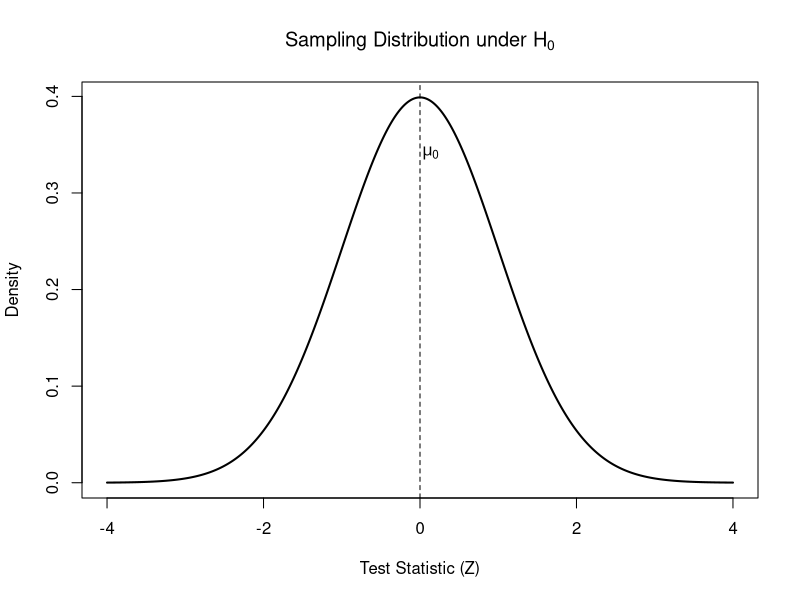
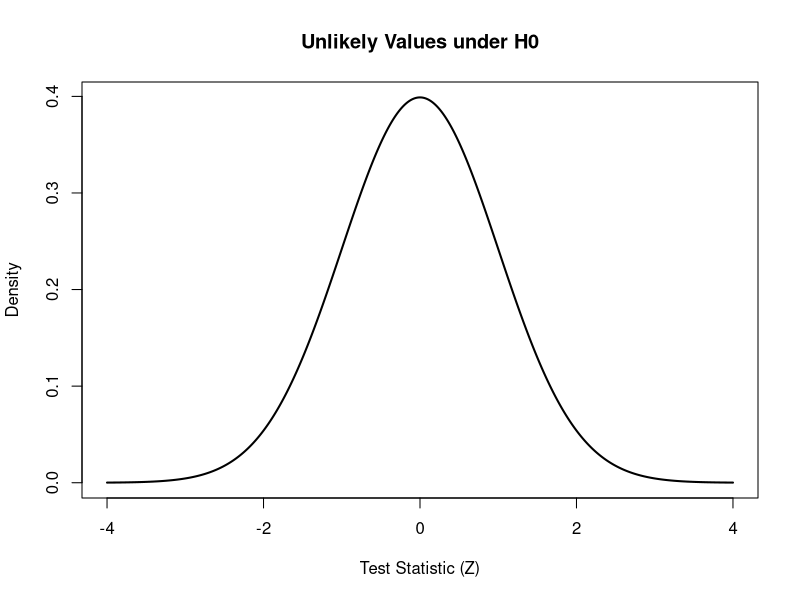

R code for these plots, in order: (Note: this script raises an error after producing the figures.)
# Parameters
x <- seq(-4, 4, length = 1000)
y <- dnorm(x)

# Plot

pdf("sampling-dist-under-null.pdf", width = 6.5, height = 3.5)
plot(x, y, type = "l", lwd = 2,
     main = expression("Sampling Distribution under " * H[0]),
     xlab = "Test Statistic (Z)", ylab = "Density")

abline(v = 0, lty = 2)
text(-0.1, max(y)*0.85, expression(mu[0]), pos = 4)
dev.off()


# ----

# Define an arbitrary "unlikely" cutoff (before formal alpha)
cutoff <- 2

pdf("unlikely-region-under-null.pdf")
plot(x, y, type = "l", lwd = 2,
     main = "Unlikely Values under H0",
     xlab = "Test Statistic (Z)", ylab = "Density")

# Shade right tail
xx1 <- seq(-4, -z_crit, length = 500)
yy1 <- dnorm(xx1)
polygon(c(xx1, rev(xx1)), c(rep(0, length(xx1)), rev(yy1)),
        density = 20, angle = 135)

# Right tail
xx2 <- seq(z_crit, 4, length = 500)
yy2 <- dnorm(xx2)
polygon(c(xx2, rev(xx2)), c(rep(0, length(xx2)), rev(yy2)),
        density = 20, angle = 45)

abline(v = cutoff, lty = 2)
text(cutoff, dnorm(cutoff), "Unlikely", pos = 4)

abline(v = -cutoff, lty = 2)
text(-cutoff, dnorm(-cutoff), "Unlikely", pos = 2)

text(0, max(y)*0.75, expression(H[0]~"True"))
dev.off()


# ---- alpha
pdf("two-tail-rejection-region.pdf")
alpha <- 0.05
z_crit <- qnorm(1 - alpha/2)

plot(x, y, type = "l", lwd = 2,
     main = "Rejection Regions (Two-tailed Test)",
     xlab = "Test Statistic (Z)", ylab = "Density")

# Left tail
xx1 <- seq(-4, -z_crit, length = 500)
yy1 <- dnorm(xx1)
polygon(c(xx1, rev(xx1)), c(rep(0, length(xx1)), rev(yy1)),
        density = 20, angle = 135)

# Right tail
xx2 <- seq(z_crit, 4, length = 500)
yy2 <- dnorm(xx2)
polygon(c(xx2, rev(xx2)), c(rep(0, length(xx2)), rev(yy2)),
        density = 20, angle = 45)

# Critical lines
abline(v = c(-z_crit, z_crit), lty = 2)

# Labels
# text(-z_crit, dnorm(-z_crit), expression(-z[alpha/2]), pos = 4)
# text(z_crit, dnorm(z_crit), expression(z[alpha/2]), pos = 2)
text(-z_crit, 0, expression(-z[alpha/2]), pos = 4)
text(z_crit, 0, expression(z[alpha/2]), pos = 2)

text(-2.8, 0.05, expression(alpha/2))
text(2.8, 0.05, expression(alpha/2))
text(0, 0.3, expression(1 - alpha))
dev.off()


# ---- right tail rejection region

alpha <- 0.05
z_crit <- qnorm(1 - alpha)

pdf("right-tailed-rejection-region.pdf")
plot(x, y, type = "l", lwd = 2,
     main = "Rejection Region (Right-tailed Test)",
     xlab = "Test Statistic (Z)", ylab = "Density")

# Shade rejection region
xx <- seq(z_crit, 4, length = 500)
yy <- dnorm(xx)
polygon(c(xx, rev(xx)), c(rep(0, length(xx)), rev(yy)),
        density = 20, angle = 45)

abline(v = z_crit, lty = 2)

# Labels
# text(z_crit, dnorm(z_crit), expression(z[alpha]), pos = 4)
text(z_crit, 0, expression(z[alpha]), pos = 2)
text(2.8, 0.05, expression(alpha))
text(0, 0.3, expression(1 - alpha))
dev.off()

# left tail rejection region
alpha <- 0.05
z_crit <- qnorm(alpha)

pdf("left-tailed-rejection-region.pdf")
plot(x, y, type = "l", lwd = 2,
     main = "Rejection Region (Right-tailed Test)",
     xlab = "Test Statistic (Z)", ylab = "Density")

# Shade rejection region
xx <- seq(z_crit, -4, length = 500)
yy <- dnorm(xx)
polygon(c(xx, rev(xx)), c(rep(0, length(xx)), rev(yy)),
        density = 20, angle = 45)

abline(v = z_crit, lty = 2)

# Labels
# text(z_crit, dnorm(z_crit), expression(z[alpha]), pos = 4)
text(z_crit, 0, expression(z[alpha]), pos = 4)
text(-2.8, 0.05, expression(alpha))
text(0, 0.3, expression(1 - alpha))
dev.off()

# --- observed
z_cal <- 1.34
alpha <- 0.05
z_crit <- qnorm(1 - alpha)

pdf("observed-fail-to-reject.pdf")
plot(x, y, type = "l", lwd = 2,
     main = "Decision Rule with Observed Test Statistic",
     xlab = "Test Statistic (Z)", ylab = "Density")

# Rejection region
xx <- seq(z_crit, 4, length = 500)
yy <- dnorm(xx)
polygon(c(xx, rev(xx)), c(rep(0, length(xx)), rev(yy)),
        density = 20, angle = 45)

# Lines
abline(v = z_crit, lty = 2)
abline(v = z_cal, col = 2, lwd = 2)

# Labels
text(z_crit, dnorm(z_crit), expression(z[alpha]), pos = 4)
text(z_cal, dnorm(z_cal), expression(z[cal]), pos = 2, col = "red")
dev.off()


# -- observed, reject
z_cal <- 2
alpha <- 0.05
z_crit <- qnorm(1 - alpha)

pdf("observed-reject.pdf")
plot(x, y, type = "l", lwd = 2,
     main = "Decision Rule with Observed Test Statistic",
     xlab = "Test Statistic (Z)", ylab = "Density")

# Rejection region
xx <- seq(z_crit, 4, length = 500)
yy <- dnorm(xx)
polygon(c(xx, rev(xx)), c(rep(0, length(xx)), rev(yy)),
        density = 20, angle = 45)

# Lines
abline(v = z_crit, lty = 2)
abline(v = z_cal, col = 2, lwd = 2)

# Labels
text(z_crit, dnorm(z_crit), expression(z[alpha]), pos = 2)
text(z_cal, dnorm(z_cal), expression(z[cal]), pos = 4, col = "red")
dev.off()
